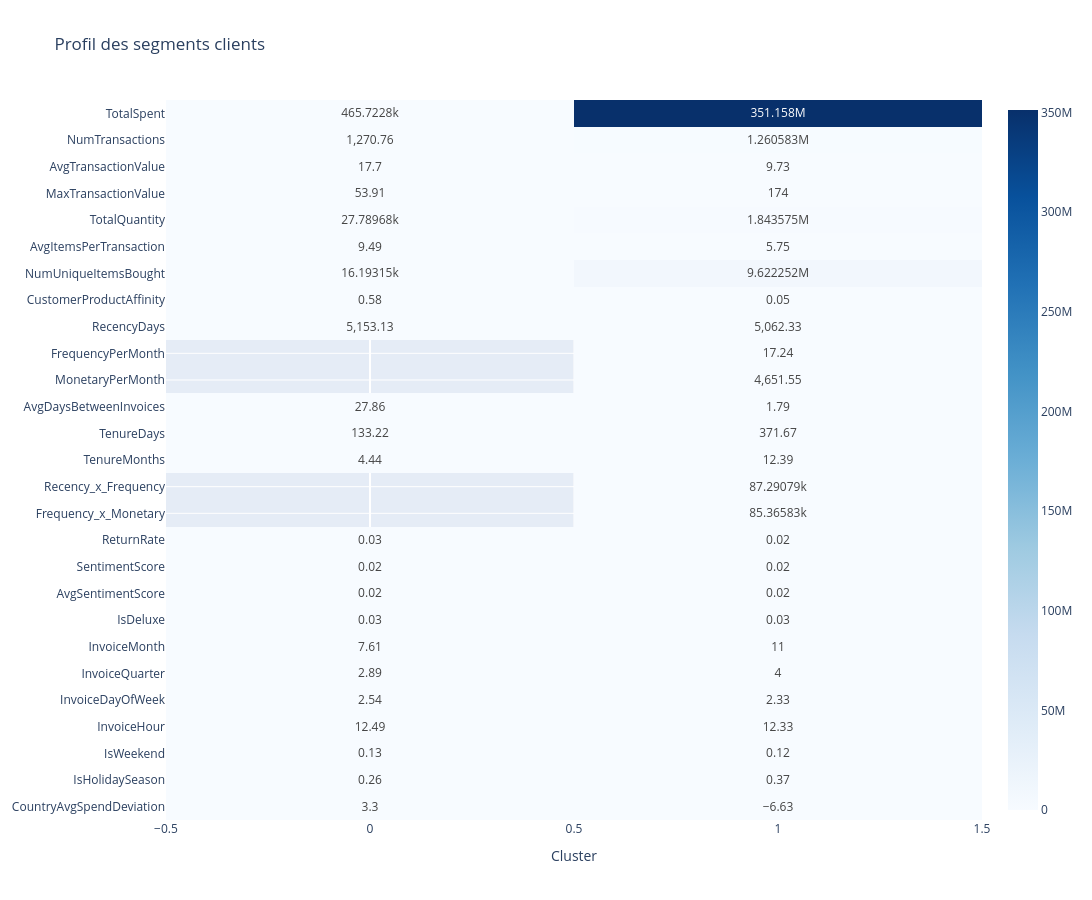

Write notebook code for a chart like this one.
### Code cell
import plotly.express as px

fig = px.imshow(cluster_profile.T, text_auto=True, 
                color_continuous_scale='Blues',
                title="Profil des segments clients",
               width=1200,                         
               height=900  )
fig.show()

### Figure 1 — Plotly figure (JSON) as saved in the notebook; plotly's stock layout.template omitted (floating-point values rounded to 4 significant figures)
{"data": [{"coloraxis": "coloraxis", "hovertemplate": "Cluster: %{x}<br>y: %{y}<br>color: %{z}<extra></extra>", "name": "0", "texttemplate": "%{z}", "type": "heatmap", "x": [0, 1], "xaxis": "x", "y": ["TotalSpent", "NumTransactions", "AvgTransactionValue", "MaxTransactionValue", "TotalQuantity", "AvgItemsPerTransaction", "NumUniqueItemsBought", "CustomerProductAffinity", "RecencyDays", "FrequencyPerMonth", "MonetaryPerMonth", "AvgDaysBetweenInvoices", "TenureDays", "TenureMonths", "Recency_x_Frequency", "Frequency_x_Monetary", "ReturnRate", "SentimentScore", "AvgSentimentScore", "IsDeluxe", "InvoiceMonth", "InvoiceQuarter", "InvoiceDayOfWeek", "InvoiceHour", "IsWeekend", "IsHolidaySeason", "CountryAvgSpendDeviation"], "yaxis": "y", "z": [[465700.0, 351200000.0], [1271.0, 1261000.0], [17.7, 9.73], [53.91, 174.0], [27790.0, 1844000.0], [9.49, 5.75], [16190.0, 9622000.0], [0.58, 0.05], [5153.0, 5062.0], [Infinity, 17.24], [NaN, 4652.0], [27.86, 1.79], [133.2, 371.7], [4.44, 12.39], [Infinity, 87290.0], [NaN, 85370.0], [0.03, 0.02], [0.02, 0.02], [0.02, 0.02], [0.03, 0.03], [7.61, 11.0], [2.89, 4.0], [2.54, 2.33], [12.49, 12.33], [0.13, 0.12], [0.26, 0.37], [3.3, -6.63]]}], "layout": {"coloraxis": {"colorscale": [[0, "rgb(247,251,255)"], [0.125, "rgb(222,235,247)"], [0.25, "rgb(198,219,239)"], [0.375, "rgb(158,202,225)"], [0.5, "rgb(107,174,214)"], [0.625, "rgb(66,146,198)"], [0.75, "rgb(33,113,181)"], [0.875, "rgb(8,81,156)"], [1, "rgb(8,48,107)"]]}, "height": 900, "title": {"text": "Profil des segments clients"}, "width": 1200, "xaxis": {"anchor": "y", "constrain": "domain", "domain": [0, 1], "scaleanchor": "y", "title": {"text": "Cluster"}}, "yaxis": {"anchor": "x", "autorange": "reversed", "constrain": "domain", "domain": [0, 1]}}}
